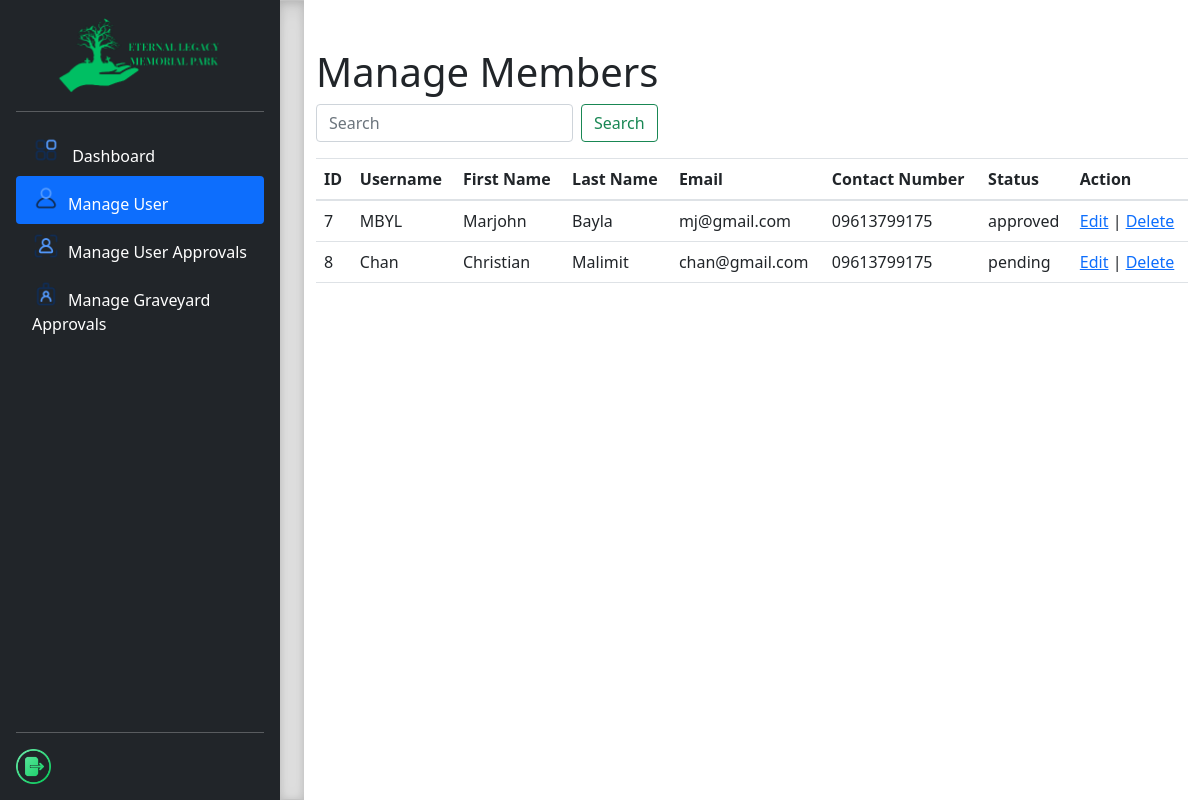
Page /EternalLegacy/admin/manage_member.php (signed in) on the committed database.
### tables this page shows
CREATE TABLE `members` (
  `id` int(11) NOT NULL,
  `username` varchar(255) NOT NULL,
  `password` varchar(255) NOT NULL,
  `first_name` varchar(255) NOT NULL,
  `last_name` varchar(255) NOT NULL,
  `contact_number` varchar(20) NOT NULL,
  `email` varchar(255) DEFAULT NULL,
  `sex` varchar(10) DEFAULT NULL,
  `registration_date` timestamp NOT NULL DEFAULT current_timestamp(),
  `graveyard_id` int(11) DEFAULT NULL,
  `status` varchar(255) DEFAULT NULL,
  `birthday` date DEFAULT NULL,
  `middle_name` varchar(255) DEFAULT NULL
);

### EternalLegacy/admin/manage_member.php (the view, shortened to what this page needs)
<?php
include('../config.php');
if (isset($_GET['search'])) {
    $search = mysqli_real_escape_string($conn, $_GET['search']);
    $sql = "SELECT * FROM members WHERE id LIKE '%$search%' OR first_name LIKE '%$search%' OR last_name LIKE '%$search%' OR graveyard_id LIKE '%$search%'";
} else {
    $sql = "SELECT * FROM members";
}
$result = mysqli_query($conn, $sql);
?>
<!doctype html>
<html lang="en">
  <head>
    <link rel="stylesheet" href="https://stackpath.bootstrapcdn.com/bootstrap/4.3.1/css/bootstrap.min.css">
<link href="./assets/dist/css/bootstrap.min.css" rel="stylesheet">
    <link href="sidebars.css" rel="stylesheet">
  </head>
  <body>
  <main>
  <div class="d-flex flex-column flex-shrink-0 p-3 text-white bg-dark" style="width: 280px;">
    <a href="manager_dashboard.php" class="d-flex align-items-center mb-3 mb-md-0 me-md-auto text-white text-decoration-none">
    <img src="logo1.png" class="bi me-2" width="100%" height="100%">
    </a>
    <hr>
    <ul class="nav nav-pills flex-column mb-auto">
      <li class="nav-item">
        <a href="manager_dashboard.php" class="nav-link text-white" aria-current="page">
            <img src="dashboard.png" class="bi me-2" width="28" height="28" alt="Clickable Icon"> Dashboard</a>
      </li>
      <li>
        <a href="manage_user.php" class="nav-link active">
        <img src="manageuser.png" class="bi me-2" width="28" height="28" alt="Clickable Icon">Manage User</a>
      </li>
      <li>
        <a href="manage_approvals.php" class="nav-link text-white">
         <img src="approve.png" class="bi me-2" width="28" height="28" alt="Clickable Icon">Manage User Approvals</a>
      </li>
      <li>
        <a href="manage_graveyard.php" class="nav-link text-white">
        <img src="graveyard.png" class="bi me-2" width="28" height="28" alt="Clickable Icon">Manage Graveyard Approvals</a>
      </li>
    </ul>
    <hr>
    <a href="../logout.php"><img src="logout.png" width= "35" height="35" alt="Clickable Icon"></a>
  </div>
  <div class="b-example-divider"></div>
  <div class="container mt-5">
        <h1>Manage Members</h1>
        <form class="form-inline mb-3">
            <input class="form-control mr-sm-2" type="search" placeholder="Search" aria-label="Search" name="search">
            <button class="btn btn-outline-success my-2 my-sm-0" type="submit">Search</button>
        </form>
        <table class="table">
            <thead>
                <tr>
                    <th>ID</th>
                    <th>Username</th>
                    <th>First Name</th>
                    <th>Last Name</th>
                    <th>Email</th>
                    <th>Contact Number</th>
                    <th>Status</th>
                    <th>Action</th>
                </tr>
            </thead>
            <tbody>
                <?php
                while ($row = mysqli_fetch_assoc($result)) {
                    echo "<tr>";
                    echo "<td>" . $row['id'] . "</td>";
                    echo "<td>" . $row['username'] . "</td>";
                    echo "<td>" . $row['first_name'] . "</td>";
                    echo "<td>" . $row['last_name'] . "</td>";
                    echo "<td>" . $row['email'] . "</td>";
                    echo "<td>" . $row['contact_number'] . "</td>";
                    echo "<td>" . $row['status'] . "</td>";
                    echo "<td>";
                    echo "<a href='edit.php?id=" . $row['id'] . "'>Edit</a> | ";
                    echo "<a href='delete.php?id=" . $row['id'] . "' onclick='return confirm(\"Are you sure?\")'>Delete</a>";
                    echo "</td>";
                    echo "</tr>";
                }
                ?>
            </tbody>
        </table>
    </div>
</body>
</html>

### EternalLegacy/admin/sidebars.css (style rules this page uses)
body { min-height: 100vh; min-height: -webkit-fill-available; }
html { height: -webkit-fill-available; }
main { display: flex; flex-wrap: nowrap; height: 100vh; height: -webkit-fill-available; max-height: 100vh; overflow-x: auto; overflow-y: hidden; }
.b-example-divider { flex-shrink: 0; width: 1.5rem; height: 100vh; background-color: rgba(0, 0, 0, .1); border: solid rgba(0, 0, 0, .15); border-width: 1px 0; box-shadow: inset 0 .5em 1.5em rgba(0, 0, 0, .1), inset 0 .125em .5em rgba(0, 0, 0, .15); }
.bi { vertical-align: -.125em; pointer-events: none; fill: currentColor; }

### rows in the picture
members: id "7", username "MBYL", first_name "Marjohn", last_name "Bayla", email "mj@gmail.com", contact_number "09613799175", status "approved"
members: id "8", username "Chan", first_name "Christian", last_name "Malimit", email "chan@gmail.com", contact_number "09613799175", status "pending"
